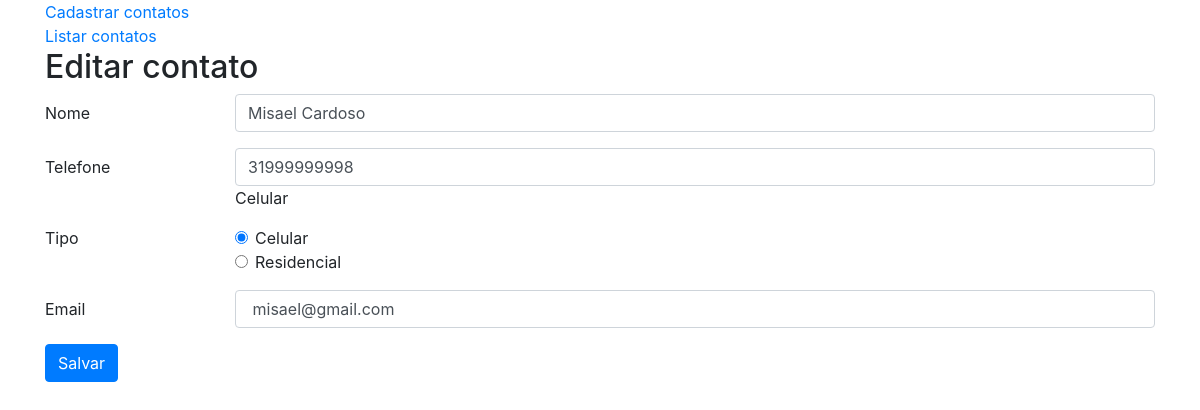
/editar_contatos.php?id=3, run on the app's committed database.
### tables this page shows
CREATE TABLE `contatos` (
  `id` int(11) NOT NULL,
  `nome` varchar(220) NOT NULL,
  `telefone` varchar(20) NOT NULL,
  `tipo` varchar(220) NOT NULL,
  `email` varchar(220) DEFAULT NULL
);

### editar_contatos.php (the view, shortened to what this page needs)
<?php
include_once("conexao.php");
$id = filter_input(INPUT_GET, 'id', FILTER_SANITIZE_NUMBER_INT);
$result_contatos = "SELECT * FROM contatos WHERE id = '$id' ";
$resultado_contatos = mysqli_query($conn, $result_contatos);
$row_contatos = mysqli_fetch_assoc($resultado_contatos);
?>
<!doctype html>
<html lang = "pt-BR">
<head>
<link rel="stylesheet" href="https://stackpath.bootstrapcdn.com/bootstrap/4.1.0/css/bootstrap.min.css">
</head>
<body>
<div class="container">
<a href='login_agenda.php'>Cadastrar contatos</a><br>
<a href='index.php'>Listar contatos</a><br>
<h2>Editar contato</h2>
  <form method="POST" action="processa_editar_contatos.php">
    <div class="form-group row">
	<input name="id" type="hidden" class="form-control" id="id" value="<?php echo  $row_contatos['id'];?>" /></label><br />
    <label for="inputNome" class="col-sm-2 col-form-label">Nome</label>
    <div class="col-sm-10">
    <input name="nome" type="text" class="form-control" id="nome" value= "<?php echo  $row_contatos['nome']; ?>" />
    </div>
    </div>
  <div class="form-group row">
    <label for="inputTelefone" class="col-sm-2 col-form-label">Telefone</label>
    <div class="col-sm-10">
      <input name="telefone" type="text" class="form-control" id="telefone" value= "<?php echo  $row_contatos['telefone']; ?>">Celular</input>
    </div>
  </div>
<fieldset class="form-group">
    <div class="row">
      <legend class="col-form-label col-sm-2 pt-0">Tipo</legend>
      <div class="col-sm-10">
        <div class="form-check">
          <input class="form-check-input" name='tipo' type="radio" id="tipo" value="Celular" checked>
          <label class="form-check-label" for="gridRadios1">
            Celular
          </label>
        </div>
       <div class="form-check">
          <input class="form-check-input" name='tipo' type="radio" id="tipo" value="Residencial">
          <label class="form-check-label" for="gridRadios2">
            Residencial
          </label>
        </div>
		 </fieldset>
 <div class="form-group row">
    <label for="inputEnail" class="col-sm-2 col-form-label">Email</label>
    <div class="col-sm-10">
      <input name="email" type="text" class="form-control" id="email" value= "<?php echo $row_contatos['email']; ?>" />
    </div>
  </div>
  <div class="form-group row">
    <div class="col-sm-10">
      <button type="submit" class="btn btn-primary">Salvar</button>
    </div>
  </div>
      </form>
	  </div>
</body>
</html>

### data on the page
contatos: nome "Misael Cardoso", telefone "31999999998", email "misael@gmail.com"
